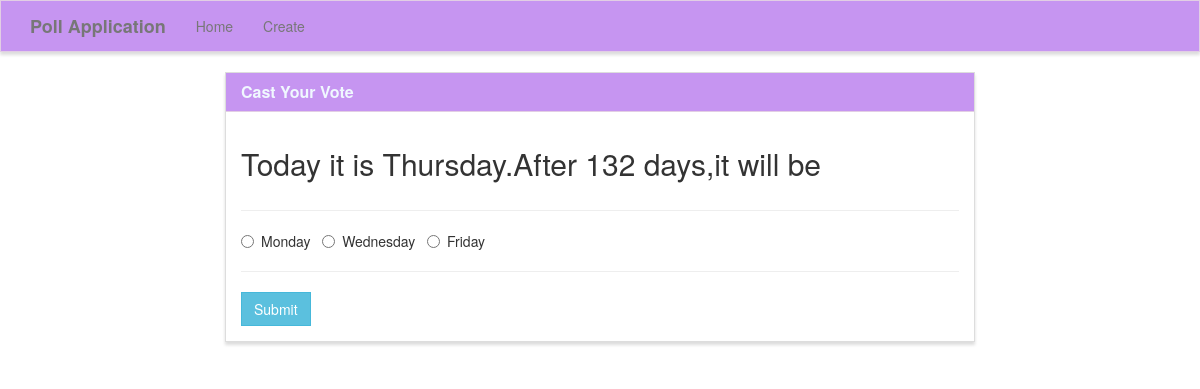
The app's page /vote/5/ with its own data.
### poll/models.py (models this page shows, shortened)
class Poll(models.Model):
    question = models.TextField()
    option_one = models.CharField(max_length=30)
    option_two = models.CharField(max_length=30)
    option_three = models.CharField(max_length=30)
    option_one_count = models.IntegerField(default=0)
    option_two_count = models.IntegerField(default=0)
    option_three_count = models.IntegerField(default=0)

### poll/views.py (the view, shortened to what this page needs)
# urls.py: path('vote/<poll_id>/', poll_views.vote, name='vote'),
def vote(request, poll_id):
    poll = Poll.objects.get(pk=poll_id)
    context = {
        'poll' : poll
    }
    return render(request, 'poll/vote.html', context)

### poll/templates/poll/vote.html (shortened to what this page needs)
{% extends "poll/base.html" %}
{% block main %}
<div class="row">
    <div class="col-lg-8 col-lg-offset-2">
        <div class="panel panel-default">
            <div class="panel-heading">
                <h3 class="panel-title">Cast Your Vote</h3>
            </div>
            <div class="panel-body">
                <div class="row">
                    <div class="col-lg-12">
                        <h2>{{ poll.question }}</h2>
                    </div>
                </div>
                <div class="row">
                    <div class="col-lg-12">
                        <hr />
                        <form method="POST">
                            <div class="form-group">
                                <div class="radio">
                                    <label>
                                        <input type="radio" name="poll" value="option1" required>
                                        {{ poll.option_one }}
                                    </label> &nbsp;
                                    <label>
                                        <input type="radio" name="poll" value="option2">
                                        {{ poll.option_two }}
                                    </label> &nbsp;
                                    <label>
                                        <input type="radio" name="poll" value="option3">
                                        {{ poll.option_three }}
                                    </label> &nbsp;
                                </div>
                            </div>
                            <hr />
                            <button type="submit" class="btn btn-info">
                                Submit
                            </button>
                        </form>
                    </div>
                </div>
            </div>
        </div>
    </div>
</div>
{% endblock %}

### poll/static/style.css (style rules this page uses)
.navbar-default, .btn, .form-control, .panel { border-radius: 0; }
.panel-default > .panel-heading { color: #333; background-color: rgba(174, 104, 236, 0.7); border-color: rgba(245, 245, 220, .6); border-top-left-radius: 0; border-top-right-radius: 0; }
.panel { box-shadow: 0px 3px 3px 0px #ddd; }
a.navbar-brand, .panel-title { font-weight: bolder; color: aliceblue; }

### records on screen
Poll: question "Today it is Thursday.After 132 days,it will be", option_one "Monday", option_two "Wednesday", option_three "Friday"
